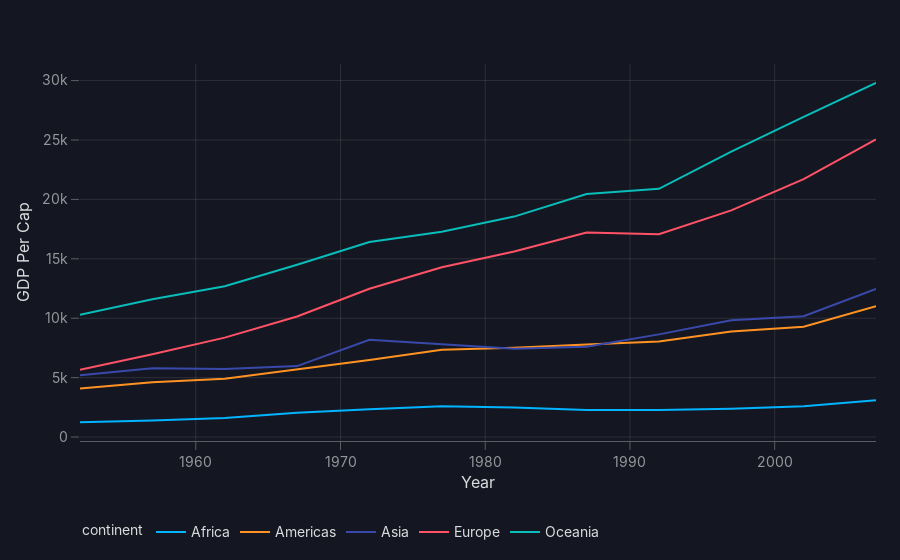

The code cell stored with this chart in its notebook:
### Code cell
import vizro.plotly.express as px
from vizro_ai import VizroAI
import json
import os

# Load the JSON file containing the OpenAI key
with open('/Users/marc/Downloads/api_key.json', 'r') as f:
    data = json.load(f)

# Assuming the key is stored under a key like "openai_api_key" in the JSON
api_key = data.get('openai_api_key')

# Set the environment variable
os.environ["OPENAI_API_KEY"] = api_key

df = px.data.gapminder()

vizro_ai = VizroAI(model="gpt-4o-mini")
fig, generated_code = vizro_ai.plot(
    df,
    """create a line graph for GDP per capita since 1950 for each continent.
    Mark the x axis as Year, y axis as GDP Per Cap and don't include a title.
    Make sure to take average over continent.""",
)

# Render the plot
fig.show()

# Print the code generated by the LLM
print("Generated code:\n")
print(generated_code)  # This will print the code the model wrote

### Figure 1 — Plotly figure (JSON) as saved in the notebook; plotly's stock layout.template omitted (floating-point values rounded to 4 significant figures)
{"data": [{"hovertemplate": "continent=Africa<br>Year=%{x}<br>GDP Per Cap=%{y}<extra></extra>", "legendgroup": "Africa", "line": {"color": "#00b4ff", "dash": "solid"}, "marker": {"symbol": "circle"}, "mode": "lines", "name": "Africa", "orientation": "v", "showlegend": true, "type": "scatter", "x": [1952, 1957, 1962, 1967, 1972, 1977, 1982, 1987, 1992, 1997, 2002, 2007], "xaxis": "x", "y": [1253.0, 1385.0, 1598.0, 2050.0, 2340.0, 2586.0, 2482.0, 2283.0, 2282.0, 2379.0, 2599.0, 3089.0], "yaxis": "y"}, {"hovertemplate": "continent=Americas<br>Year=%{x}<br>GDP Per Cap=%{y}<extra></extra>", "legendgroup": "Americas", "line": {"color": "#ff9222", "dash": "solid"}, "marker": {"symbol": "circle"}, "mode": "lines", "name": "Americas", "orientation": "v", "showlegend": true, "type": "scatter", "x": [1952, 1957, 1962, 1967, 1972, 1977, 1982, 1987, 1992, 1997, 2002, 2007], "xaxis": "x", "y": [4079.0, 4616.0, 4902.0, 5668.0, 6491.0, 7352.0, 7507.0, 7793.0, 8045.0, 8889.0, 9288.0, 11000.0], "yaxis": "y"}, {"hovertemplate": "continent=Asia<br>Year=%{x}<br>GDP Per Cap=%{y}<extra></extra>", "legendgroup": "Asia", "line": {"color": "#3949ab", "dash": "solid"}, "marker": {"symbol": "circle"}, "mode": "lines", "name": "Asia", "orientation": "v", "showlegend": true, "type": "scatter", "x": [1952, 1957, 1962, 1967, 1972, 1977, 1982, 1987, 1992, 1997, 2002, 2007], "xaxis": "x", "y": [5195.0, 5788.0, 5729.0, 5971.0, 8187.0, 7791.0, 7434.0, 7608.0, 8640.0, 9834.0, 10170.0, 12470.0], "yaxis": "y"}, {"hovertemplate": "continent=Europe<br>Year=%{x}<br>GDP Per Cap=%{y}<extra></extra>", "legendgroup": "Europe", "line": {"color": "#ff5267", "dash": "solid"}, "marker": {"symbol": "circle"}, "mode": "lines", "name": "Europe", "orientation": "v", "showlegend": true, "type": "scatter", "x": [1952, 1957, 1962, 1967, 1972, 1977, 1982, 1987, 1992, 1997, 2002, 2007], "xaxis": "x", "y": [5661.0, 6963.0, 8365.0, 10140.0, 12480.0, 14280.0, 15620.0, 17210.0, 17060.0, 19080.0, 21710.0, 25050.0], "yaxis": "y"}, {"hovertemplate": "continent=Oceania<br>Year=%{x}<br>GDP Per Cap=%{y}<extra></extra>", "legendgroup": "Oceania", "line": {"color": "#08bdba", "dash": "solid"}, "marker": {"symbol": "circle"}, "mode": "lines", "name": "Oceania", "orientation": "v", "showlegend": true, "type": "scatter", "x": [1952, 1957, 1962, 1967, 1972, 1977, 1982, 1987, 1992, 1997, 2002, 2007], "xaxis": "x", "y": [10300.0, 11600.0, 12700.0, 14500.0, 16420.0, 17280.0, 18550.0, 20450.0, 20890.0, 24020.0, 26940.0, 29810.0], "yaxis": "y"}], "layout": {"legend": {"title": {"text": "continent"}, "tracegroupgap": 0}, "xaxis": {"anchor": "y", "domain": [0, 1], "title": {"text": "Year"}}, "yaxis": {"anchor": "x", "domain": [0, 1], "title": {"text": "GDP Per Cap"}}}}
